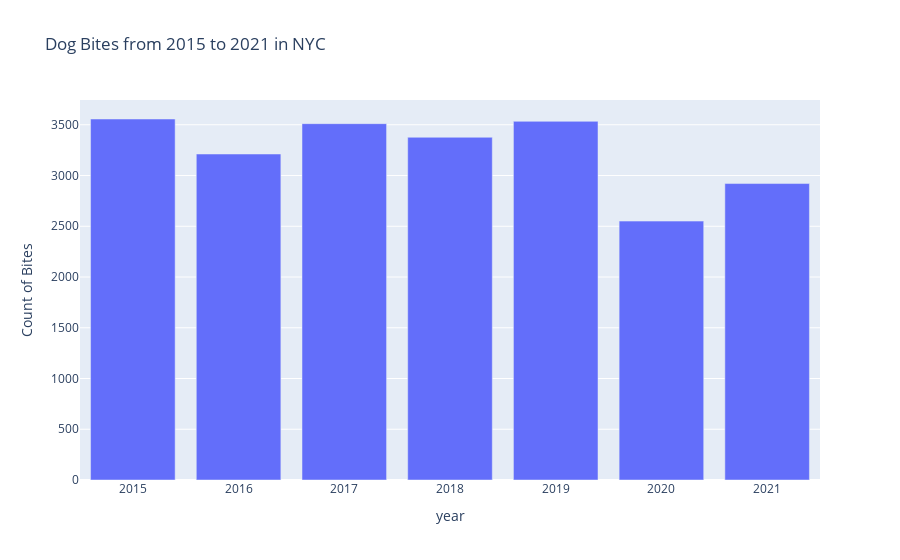

Notebook source saved alongside this figure:
### Code cell
fig = px.bar(by_year, x =by_year.index, y = by_year["Count of Bites"], title= "Dog Bites from 2015 to 2021 in NYC")
fig.show()

### Figure 1 — Plotly figure (JSON) as saved in the notebook; plotly's stock layout.template omitted (floating-point values rounded to 4 significant figures)
{"data": [{"alignmentgroup": "True", "hovertemplate": "year=%{x}<br>Count of Bites=%{y}<extra></extra>", "legendgroup": "", "marker": {"color": "#636efa", "pattern": {"shape": ""}}, "name": "", "offsetgroup": "", "orientation": "v", "showlegend": false, "textposition": "auto", "type": "bar", "x": [2020, 2021, 2016, 2018, 2017, 2019, 2015], "xaxis": "x", "y": [2551, 2921, 3212, 3377, 3511, 3534, 3557], "yaxis": "y"}], "layout": {"barmode": "relative", "legend": {"tracegroupgap": 0}, "title": {"text": "Dog Bites from 2015 to 2021 in NYC"}, "xaxis": {"anchor": "y", "domain": [0, 1], "title": {"text": "year"}}, "yaxis": {"anchor": "x", "domain": [0, 1], "title": {"text": "Count of Bites"}}}}
